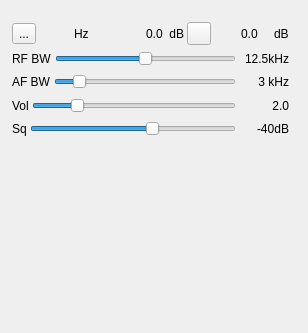
<?xml version="1.0" encoding="UTF-8"?>
<ui version="4.0">
 <class>BFMDemodGUI</class>
 <widget class="RollupWidget" name="BFMDemodGUI">
  <property name="geometry">
   <rect>
    <x>0</x>
    <y>0</y>
    <width>308</width>
    <height>333</height>
   </rect>
  </property>
  <property name="windowTitle">
   <string>Broadcast FM Demod</string>
  </property>
  <property name="toolTip">
   <string/>
  </property>
  <widget class="QWidget" name="settingsContainer" native="true">
   <property name="geometry">
    <rect>
     <x>10</x>
     <y>20</y>
     <width>281</width>
     <height>121</height>
    </rect>
   </property>
   <property name="windowTitle">
    <string>Settings</string>
   </property>
   <layout class="QVBoxLayout" name="verticalLayout">
    <property name="spacing">
     <number>3</number>
    </property>
    <property name="leftMargin">
     <number>2</number>
    </property>
    <property name="topMargin">
     <number>2</number>
    </property>
    <property name="rightMargin">
     <number>2</number>
    </property>
    <property name="bottomMargin">
     <number>2</number>
    </property>
    <item>
     <layout class="QHBoxLayout" name="deltaFreqPowLayout">
      <item>
       <layout class="QHBoxLayout" name="deltaFreqiencyLayout">
        <item>
         <widget class="QToolButton" name="deltaMinus">
          <property name="text">
           <string>...</string>
          </property>
          <property name="icon">
           <iconset>
            <selectedoff>:/plus.png</selectedoff>
            <selectedon>:/minus.png</selectedon>
           </iconset>
          </property>
          <property name="checkable">
           <bool>true</bool>
          </property>
         </widget>
        </item>
        <item>
         <widget class="ValueDial" name="deltaFrequency" native="true">
          <property name="sizePolicy">
           <sizepolicy hsizetype="Maximum" vsizetype="Maximum">
            <horstretch>0</horstretch>
            <verstretch>0</verstretch>
           </sizepolicy>
          </property>
          <property name="minimumSize">
           <size>
            <width>32</width>
            <height>16</height>
           </size>
          </property>
          <property name="font">
           <font>
            <family>Monospace</family>
            <pointsize>12</pointsize>
           </font>
          </property>
          <property name="cursor">
           <cursorShape>SizeVerCursor</cursorShape>
          </property>
          <property name="focusPolicy">
           <enum>Qt::StrongFocus</enum>
          </property>
          <property name="toolTip">
           <string>Demod shift frequency from center in Hz</string>
          </property>
         </widget>
        </item>
        <item>
         <widget class="QLabel" name="deltaUnits">
          <property name="text">
           <string>Hz </string>
          </property>
         </widget>
        </item>
       </layout>
      </item>
      <item>
       <spacer name="horizontalSpacer">
        <property name="orientation">
         <enum>Qt::Horizontal</enum>
        </property>
        <property name="sizeHint" stdset="0">
         <size>
          <width>40</width>
          <height>20</height>
         </size>
        </property>
       </spacer>
      </item>
      <item>
       <layout class="QHBoxLayout" name="channelPowerLayout">
        <item>
         <widget class="QLabel" name="channelPower">
          <property name="toolTip">
           <string>Channel power</string>
          </property>
          <property name="layoutDirection">
           <enum>Qt::RightToLeft</enum>
          </property>
          <property name="text">
           <string>0.0</string>
          </property>
         </widget>
        </item>
        <item>
         <widget class="QLabel" name="channelPowerUnits">
          <property name="text">
           <string> dB</string>
          </property>
         </widget>
        </item>
        <item>
         <widget class="QToolButton" name="audioStereo">
          <property name="toolTip">
           <string>Mono/Stereo toggle and pilot lock indicator</string>
          </property>
          <property name="autoFillBackground">
           <bool>true</bool>
          </property>
          <property name="text">
           <string/>
          </property>
          <property name="icon">
           <iconset resource="../../../sdrbase/resources/res.qrc">
            <normaloff>:/mono.png</normaloff>
            <normalon>:/stereo.png</normalon>:/mono.png</iconset>
          </property>
          <property name="checkable">
           <bool>true</bool>
          </property>
         </widget>
        </item>
        <item>
         <widget class="ButtonSwitch" name="showPilot">
          <property name="toolTip">
           <string>Toggle demod/pilot spectrum display</string>
          </property>
          <property name="text">
           <string/>
          </property>
          <property name="icon">
           <iconset resource="../../../sdrbase/resources/res.qrc">
            <normaloff>:/carrier.png</normaloff>:/carrier.png</iconset>
          </property>
          <property name="checkable">
           <bool>true</bool>
          </property>
          <property name="autoRaise">
           <bool>true</bool>
          </property>
         </widget>
        </item>
        <item>
         <widget class="QLabel" name="pilotPower">
          <property name="minimumSize">
           <size>
            <width>30</width>
            <height>0</height>
           </size>
          </property>
          <property name="toolTip">
           <string>Pilot power</string>
          </property>
          <property name="text">
           <string>0.0</string>
          </property>
         </widget>
        </item>
        <item>
         <widget class="QLabel" name="pilotPowerUnits">
          <property name="text">
           <string>dB</string>
          </property>
         </widget>
        </item>
       </layout>
      </item>
     </layout>
    </item>
    <item>
     <layout class="QHBoxLayout" name="rfBandwidthLayout">
      <item>
       <widget class="QLabel" name="label">
        <property name="text">
         <string>RF BW</string>
        </property>
       </widget>
      </item>
      <item>
       <widget class="QSlider" name="rfBW">
        <property name="maximum">
         <number>8</number>
        </property>
        <property name="pageStep">
         <number>1</number>
        </property>
        <property name="value">
         <number>4</number>
        </property>
        <property name="orientation">
         <enum>Qt::Horizontal</enum>
        </property>
       </widget>
      </item>
      <item>
       <widget class="QLabel" name="rfBWText">
        <property name="minimumSize">
         <size>
          <width>50</width>
          <height>0</height>
         </size>
        </property>
        <property name="text">
         <string>12.5kHz</string>
        </property>
        <property name="alignment">
         <set>Qt::AlignRight|Qt::AlignTrailing|Qt::AlignVCenter</set>
        </property>
       </widget>
      </item>
     </layout>
    </item>
    <item>
     <layout class="QHBoxLayout" name="afBandwidthLayout">
      <item>
       <widget class="QLabel" name="label_2">
        <property name="text">
         <string>AF BW</string>
        </property>
       </widget>
      </item>
      <item>
       <widget class="QSlider" name="afBW">
        <property name="minimum">
         <number>1</number>
        </property>
        <property name="maximum">
         <number>20</number>
        </property>
        <property name="pageStep">
         <number>1</number>
        </property>
        <property name="value">
         <number>3</number>
        </property>
        <property name="orientation">
         <enum>Qt::Horizontal</enum>
        </property>
       </widget>
      </item>
      <item>
       <widget class="QLabel" name="afBWText">
        <property name="minimumSize">
         <size>
          <width>50</width>
          <height>0</height>
         </size>
        </property>
        <property name="text">
         <string>3 kHz</string>
        </property>
        <property name="alignment">
         <set>Qt::AlignRight|Qt::AlignTrailing|Qt::AlignVCenter</set>
        </property>
       </widget>
      </item>
     </layout>
    </item>
    <item>
     <layout class="QHBoxLayout" name="volumeLayout">
      <item>
       <widget class="QLabel" name="label_3">
        <property name="text">
         <string>Vol</string>
        </property>
       </widget>
      </item>
      <item>
       <widget class="QSlider" name="volume">
        <property name="maximum">
         <number>100</number>
        </property>
        <property name="value">
         <number>20</number>
        </property>
        <property name="orientation">
         <enum>Qt::Horizontal</enum>
        </property>
       </widget>
      </item>
      <item>
       <widget class="QLabel" name="volumeText">
        <property name="minimumSize">
         <size>
          <width>50</width>
          <height>0</height>
         </size>
        </property>
        <property name="text">
         <string>2.0</string>
        </property>
        <property name="alignment">
         <set>Qt::AlignRight|Qt::AlignTrailing|Qt::AlignVCenter</set>
        </property>
       </widget>
      </item>
     </layout>
    </item>
    <item>
     <layout class="QHBoxLayout" name="squelchLayout">
      <item>
       <widget class="QLabel" name="label_4">
        <property name="text">
         <string>Sq</string>
        </property>
       </widget>
      </item>
      <item>
       <widget class="QSlider" name="squelch">
        <property name="minimum">
         <number>-100</number>
        </property>
        <property name="maximum">
         <number>0</number>
        </property>
        <property name="value">
         <number>-40</number>
        </property>
        <property name="orientation">
         <enum>Qt::Horizontal</enum>
        </property>
       </widget>
      </item>
      <item>
       <widget class="QLabel" name="squelchText">
        <property name="minimumSize">
         <size>
          <width>50</width>
          <height>0</height>
         </size>
        </property>
        <property name="text">
         <string>-40dB</string>
        </property>
        <property name="alignment">
         <set>Qt::AlignRight|Qt::AlignTrailing|Qt::AlignVCenter</set>
        </property>
       </widget>
      </item>
     </layout>
    </item>
   </layout>
  </widget>
  <widget class="QWidget" name="spectrumBox" native="true">
   <property name="geometry">
    <rect>
     <x>10</x>
     <y>160</y>
     <width>281</width>
     <height>151</height>
    </rect>
   </property>
   <property name="windowTitle">
    <string>Channel Spectrum</string>
   </property>
   <layout class="QVBoxLayout" name="verticalLayout_2">
    <property name="spacing">
     <number>3</number>
    </property>
    <property name="leftMargin">
     <number>2</number>
    </property>
    <property name="topMargin">
     <number>2</number>
    </property>
    <property name="rightMargin">
     <number>2</number>
    </property>
    <property name="bottomMargin">
     <number>2</number>
    </property>
    <item>
     <widget class="GLSpectrum" name="glSpectrum" native="true"/>
    </item>
    <item>
     <widget class="GLSpectrumGUI" name="spectrumGUI" native="true"/>
    </item>
   </layout>
  </widget>
 </widget>
 <customwidgets>
  <customwidget>
   <class>ButtonSwitch</class>
   <extends>QToolButton</extends>
   <header>gui/buttonswitch.h</header>
  </customwidget>
  <customwidget>
   <class>RollupWidget</class>
   <extends>QWidget</extends>
   <header>gui/rollupwidget.h</header>
   <container>1</container>
  </customwidget>
  <customwidget>
   <class>ValueDial</class>
   <extends>QWidget</extends>
   <header>gui/valuedial.h</header>
   <container>1</container>
  </customwidget>
  <customwidget>
   <class>GLSpectrum</class>
   <extends>QWidget</extends>
   <header>gui/glspectrum.h</header>
   <container>1</container>
  </customwidget>
  <customwidget>
   <class>GLSpectrumGUI</class>
   <extends>QWidget</extends>
   <header>gui/glspectrumgui.h</header>
   <container>1</container>
  </customwidget>
 </customwidgets>
 <resources>
  <include location="../../../sdrbase/resources/res.qrc"/>
 </resources>
 <connections/>
</ui>
